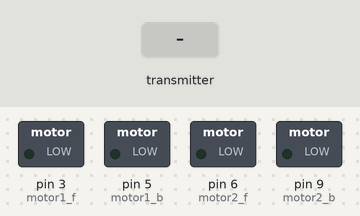
Recording of a sketch running on a simulated Arduino Uno, built with avr-gcc and run on an emulated ATmega328P. On the bench: switched loads named in the sketch (green lamp = pin HIGH). Inputs (shaded band) come from the test bench. No radio packets arrive unless stated; what the sketch prints to the serial monitor is not drawn.

Above: at 1.2 s.
1.3 s: the transmitter starts sending x = 0
At 1.6 s:
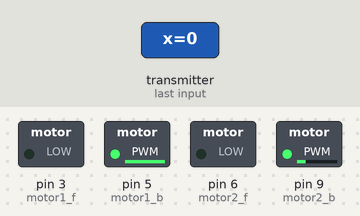
2.8 s: the transmitter starts sending y = 256
At 3.9 s:
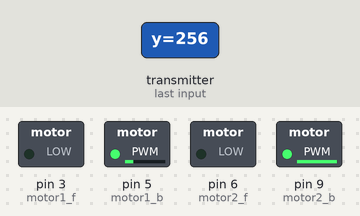
4.3 s: the transmitter starts sending x = 256
At 5.1 s:
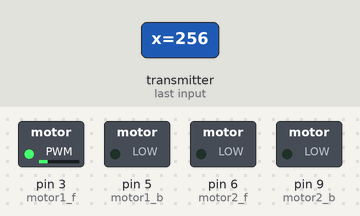
5.8 s: the transmitter starts sending y = 0
At 6.2 s:
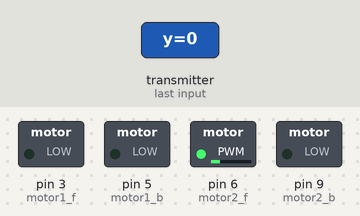
7.3 s: the transmitter starts sending x = 512
At 8.5 s:
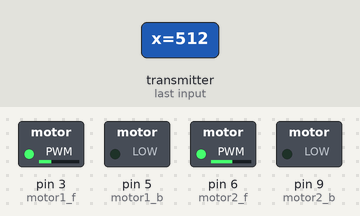
8.8 s: the transmitter starts sending y = 512
At 9.8 s:
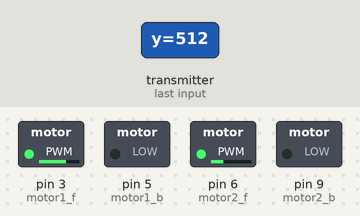
Timing chart, 0 to 11.3 s (numbered marks = the images above; inputs shaded):
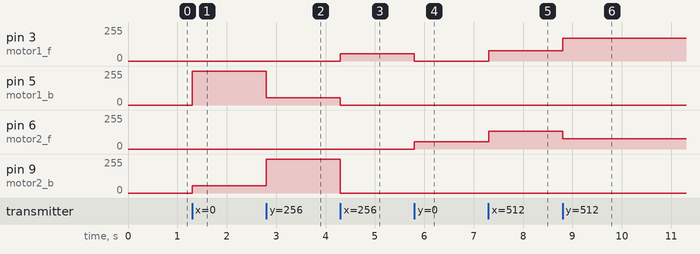

Measured:
- after the input at 1.3 s, pin 5 (motor1_b): 0/255 → 254/255 at once; pin 9 (motor2_b): 0/255 → 54/255 at once
- after the input at 2.8 s, pin 5 (motor1_b): 254/255 → 53/255 at once; pin 9 (motor2_b): 54/255 → 254/255 at once
- after the input at 4.3 s, pin 3 (motor1_f): 0/255 → 55/255 at once; pin 5 (motor1_b): 53/255 → 0/255 at once; pin 9 (motor2_b): 254/255 → 0/255 at once
- after the input at 5.8 s, pin 3 (motor1_f): 55/255 → 0/255 at once; pin 6 (motor2_f): 0/255 → 56/255 at once
- after the input at 7.3 s, pin 3 (motor1_f): 0/255 → 78/255 at once; pin 6 (motor2_f): 56/255 → 134/255 at once
- after the input at 8.8 s, pin 3 (motor1_f): 78/255 → 172/255 at once; pin 6 (motor2_f): 134/255 → 78/255 at once

The sketch:

SMARSAnalogSend-receive-with-motor-control.ino
```cpp
/*
  // March 2014 - TMRh20 - Updated along with High Speed RF24 Library fork
  // Parts derived from examples by J. Coliz <maniacbug@ymail.com>
*/
/**
 * Example for efficient call-response using ack-payloads
 *
 * This example continues to make use of all the normal functionality of the radios including
 * the auto-ack and auto-retry features, but allows ack-payloads to be written optionally as well.
 * This allows very fast call-response communication, with the responding radio never having to
 * switch out of Primary Receiver mode to send back a payload, but having the option to if wanting
 * to initiate communication instead of respond to a commmunication.
 */


#include <SPI.h>
#include "nRF24L01.h"
#include "RF24.h"
#include "printf.h"

// Hardware configuration: Set up nRF24L01 radio on SPI bus plus pins 7 & 8
RF24 radio(7,8);
int xAxisPin = A0;
int yAxisPin = A1;
int xAxisValue=0 ,yAxisValue=0 ;
int motor1_f=3,motor1_b=5,motor2_f=6,motor2_b=9;
struct Payload {
  int x=0;
  int y=0;
} payload;

// Topology
const uint64_t pipes[2] = { 0xABCDABCD71LL, 0x544d52687CLL };              // Radio pipe addresses for the 2 nodes to communicate.

// Role management: Set up role.  This sketch uses the same software for all the nodes
// in this system.  Doing so greatly simplifies testing.

typedef enum { role_ping_out = 1, role_pong_back } role_e;                 // The various roles supported by this sketch
const char* role_friendly_name[] = { "invalid", "Ping out", "Pong back"};  // The debug-friendly names of those roles
role_e role = role_pong_back;                                              // The role of the current running sketch


void setup(){

  Serial.begin(9600);
  printf_begin();
  Serial.print(F("\n\rRF24/examples/pingpair_ack/\n\rROLE: "));
  Serial.println(role_friendly_name[role]);
  Serial.println(F("*** PRESS 'T' to begin transmitting to the other node"));


  // Setup and configure rf radio

  radio.begin();
  radio.setAutoAck(1);                    // Ensure autoACK is enabled
  radio.enableAckPayload();               // Allow optional ack payloads
  radio.setRetries(0,15);                 // Smallest time between retries, max no. of retries
  radio.setPayloadSize(sizeof(payload));
  if (role == role_pong_back)
  {
    radio.openWritingPipe(pipes[1]);
    radio.openReadingPipe(1,pipes[0]);
  }
  else
  {
    radio.openWritingPipe(pipes[0]);
    radio.openReadingPipe(1,pipes[1]);
  }
  radio.startListening();                 // Start listening
  //radio.printDetails();                   // Dump the configuration of the rf unit for debugging
  pinMode(motor1_f,OUTPUT);
  pinMode(motor1_b,OUTPUT);
  pinMode(motor2_f,OUTPUT);
  pinMode(motor2_b,OUTPUT);
  analogWrite(motor1_f,0);
  analogWrite(motor1_b,0);
  analogWrite(motor2_f,0);
  analogWrite(motor2_b,0);
}

void loop(void) {

  if (role == role_ping_out){

    radio.stopListening();                                  // First, stop listening so we can talk.
    xAxisValue = analogRead(xAxisPin);
    yAxisValue = analogRead(yAxisPin);
    payload.x = map(xAxisValue,0,1023,0,254);
    payload.y = map(yAxisValue,0,1023,0,254);
    printf("Now sending %d and %d as payload. ",payload.x, payload.y);
    unsigned long time = micros();                          // Take the time, and send it.  This will block until complete
                                                            //Called when STANDBY-I mode is engaged (User is finished sending)
    if (!radio.write( &payload, sizeof(payload) )){
      Serial.println(F("failed."));
    }else{

      if(!radio.available()){
        Serial.println(F("Blank Payload Received."));
      }else{
        while(radio.available() ){
          unsigned long tim = micros();
          radio.read( &payload, sizeof(payload));
          printf("Got response %d and %d,\n\r",payload.x,payload.y,tim-time);
        }
      }

    }
    // Try again later
    delay(10);
  }

  // Pong back role.  Receive each packet, dump it out, and send it back

  if ( role == role_pong_back ) {
    byte pipeNo;
    while( radio.available(&pipeNo)){
      radio.read( &payload,sizeof(payload));
      radio.writeAckPayload(pipeNo,&payload, sizeof(payload) );
      calculateMove();
   }
 }

  // Change roles

  if ( Serial.available() )
  {
    char c = toupper(Serial.read());
    if ( c == 'T' && role == role_pong_back )
    {
      Serial.println(F("*** CHANGING TO TRANSMIT ROLE -- PRESS 'R' TO SWITCH BACK"));

      role = role_ping_out;                  // Become the primary transmitter (ping out)
      radio.openWritingPipe(pipes[0]);
      radio.openReadingPipe(1,pipes[1]);
    }
    else if ( c == 'R' && role == role_ping_out )
    {
      Serial.println(F("*** CHANGING TO RECEIVE ROLE -- PRESS 'T' TO SWITCH BACK"));

       role = role_pong_back;                // Become the primary receiver (pong back)
       radio.openWritingPipe(pipes[1]);
       radio.openReadingPipe(1,pipes[0]);
       radio.startListening();
    }
  }
}

void calculateMove()
{
  int x,y,motor1,motor2;
  bool f=false,b=false,l=false,r=false;
  if (payload.x >135)
  {
    x=map(payload.x,136,254,100,254);
    f=true;
    b=false;
  }
  else
  if (payload.x <115)
  {
    x=map(payload.x,114,0,100,254);
    b=true;
    f=false;
  }
  else
  {
    x=0;
  }
  if (payload.y >135)
  {
    y=map(payload.y,136,254,100,200);
    l=true;
    r=false;
  }
  else
  if (payload.y <115)
  {
    y=map(payload.y,114,0,100,200);
    r=true;
    l=false;
  }
  else
  {
    y=0;
  }
  int diffCalc = x-y;
    if (diffCalc<0)
      diffCalc=0;
  if (f)
  {
    if (l)
    {
    analogWrite(motor1_f,diffCalc);
    analogWrite(motor1_b,0);
    analogWrite(motor2_f,x);
    analogWrite(motor2_b,0);
    }
    else if (r)
    {
      analogWrite(motor1_f,x);
      analogWrite(motor1_b,0);
      analogWrite(motor2_f,diffCalc);
      analogWrite(motor2_b,0);
    }
    else
    {
      analogWrite(motor1_f,x);
      analogWrite(motor1_b,0);
      analogWrite(motor2_f,x);
      analogWrite(motor2_b,0);
    }
  }
  else if (b)
  {
    if (l)
    {
    analogWrite(motor1_b,diffCalc);
    analogWrite(motor1_f,0);
    analogWrite(motor2_b,x);
    analogWrite(motor2_f,0);
    }
    else if (r)
    {
      analogWrite(motor1_b,x);
      analogWrite(motor1_f,0);
      analogWrite(motor2_b,diffCalc);
      analogWrite(motor2_f,0);
    }
    else
    {
      analogWrite(motor1_b,x);
      analogWrite(motor1_f,0);
      analogWrite(motor2_b,x);
      analogWrite(motor2_f,0);
    }
  }
  else if (!f && !b)
  {
    if (l)
    {
      analogWrite(motor1_f,0);
      analogWrite(motor1_b,y);
      analogWrite(motor2_f,y);
      analogWrite(motor2_b,0);
    }
    else if (r)
    {
      analogWrite(motor1_f,y);
      analogWrite(motor1_b,0);
      analogWrite(motor2_f,0);
      analogWrite(motor2_b,y);
    }
    else
    {
      analogWrite(motor1_f,0);
      analogWrite(motor1_b,0);
      analogWrite(motor2_f,0);
      analogWrite(motor2_b,0);
    }
}
}
```
